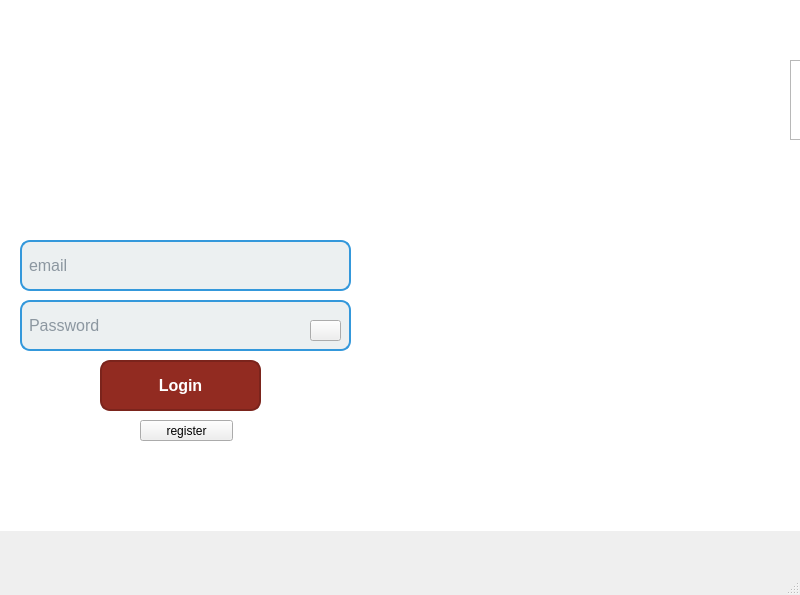
<?xml version="1.0" encoding="UTF-8"?>
<ui version="4.0">
 <class>MainWindow</class>
 <widget class="QMainWindow" name="MainWindow">
  <property name="enabled">
   <bool>true</bool>
  </property>
  <property name="geometry">
   <rect>
    <x>0</x>
    <y>0</y>
    <width>800</width>
    <height>595</height>
   </rect>
  </property>
  <property name="windowTitle">
   <string>MainWindow</string>
  </property>
  <widget class="QWidget" name="centralwidget">
   <widget class="QFrame" name="frame">
    <property name="geometry">
     <rect>
      <x>790</x>
      <y>60</y>
      <width>120</width>
      <height>80</height>
     </rect>
    </property>
    <property name="frameShape">
     <enum>QFrame::Shape::StyledPanel</enum>
    </property>
    <property name="frameShadow">
     <enum>QFrame::Shadow::Raised</enum>
    </property>
   </widget>
   <widget class="QLabel" name="label">
    <property name="geometry">
     <rect>
      <x>320</x>
      <y>110</y>
      <width>63</width>
      <height>20</height>
     </rect>
    </property>
    <property name="text">
     <string/>
    </property>
   </widget>
   <widget class="QLabel" name="label_4">
    <property name="geometry">
     <rect>
      <x>260</x>
      <y>50</y>
      <width>63</width>
      <height>20</height>
     </rect>
    </property>
    <property name="text">
     <string/>
    </property>
   </widget>
   <widget class="QLabel" name="label_5">
    <property name="geometry">
     <rect>
      <x>410</x>
      <y>60</y>
      <width>381</width>
      <height>381</height>
     </rect>
    </property>
    <property name="midLineWidth">
     <number>2</number>
    </property>
    <property name="text">
     <string/>
    </property>
    <property name="pixmap">
     <pixmap>../img/image.webp</pixmap>
    </property>
    <property name="scaledContents">
     <bool>true</bool>
    </property>
   </widget>
   <widget class="QLineEdit" name="txt_email">
    <property name="enabled">
     <bool>true</bool>
    </property>
    <property name="geometry">
     <rect>
      <x>20</x>
      <y>240</y>
      <width>331</width>
      <height>51</height>
     </rect>
    </property>
    <property name="statusTip">
     <string/>
    </property>
    <property name="styleSheet">
     <string notr="true">
        border: 2px solid #3498db;
        border-radius: 10px;
        padding: 5px;
        font-size: 16px;
        background-color: #ecf0f1;
        color: #2c3e50;</string>
    </property>
    <property name="inputMask">
     <string/>
    </property>
    <property name="cursorPosition">
     <number>0</number>
    </property>
    <property name="placeholderText">
     <string>email</string>
    </property>
   </widget>
   <widget class="QLineEdit" name="txt_password">
    <property name="geometry">
     <rect>
      <x>20</x>
      <y>300</y>
      <width>331</width>
      <height>51</height>
     </rect>
    </property>
    <property name="styleSheet">
     <string notr="true">
        border: 2px solid #3498db;
        border-radius: 10px;
        padding: 5px;
        font-size: 16px;
        background-color: #ecf0f1;
        color: #2c3e50;</string>
    </property>
    <property name="echoMode">
     <enum>QLineEdit::EchoMode::Password</enum>
    </property>
    <property name="placeholderText">
     <string>Password</string>
    </property>
   </widget>
   <widget class="QPushButton" name="btn_login">
    <property name="geometry">
     <rect>
      <x>100</x>
      <y>360</y>
      <width>161</width>
      <height>51</height>
     </rect>
    </property>
    <property name="styleSheet">
     <string notr="true">
        background-color: #e74c3c;
        color: white;
        font-size: 16px;
        font-weight: bold;
        padding: 10px;
        border-radius: 10px;
        border: 2px solid #c0392b;
        transition: 0.3s;
        background-color: #c0392b;
        border: 2px solid #a93226;
    
        background-color: #922b21;
        border: 2px solid #7b241c;</string>
    </property>
    <property name="text">
     <string>Login</string>
    </property>
   </widget>
   <widget class="QPushButton" name="btn_register">
    <property name="geometry">
     <rect>
      <x>140</x>
      <y>420</y>
      <width>93</width>
      <height>21</height>
     </rect>
    </property>
    <property name="text">
     <string>register</string>
    </property>
   </widget>
   <widget class="QLabel" name="label_2">
    <property name="geometry">
     <rect>
      <x>60</x>
      <y>30</y>
      <width>191</width>
      <height>161</height>
     </rect>
    </property>
    <property name="text">
     <string/>
    </property>
    <property name="pixmap">
     <pixmap>../img/image003.png</pixmap>
    </property>
   </widget>
   <widget class="QLabel" name="label_3">
    <property name="geometry">
     <rect>
      <x>0</x>
      <y>0</y>
      <width>801</width>
      <height>531</height>
     </rect>
    </property>
    <property name="styleSheet">
     <string notr="true">background:rgb(255, 255, 255);
color:rgb(255, 255, 255)</string>
    </property>
    <property name="text">
     <string>TextLabel</string>
    </property>
   </widget>
   <widget class="QPushButton" name="btn_eye_p">
    <property name="geometry">
     <rect>
      <x>310</x>
      <y>320</y>
      <width>31</width>
      <height>21</height>
     </rect>
    </property>
    <property name="text">
     <string/>
    </property>
    <property name="icon">
     <iconset>
      <normaloff>../img/eye-slash-solid.svg</normaloff>../img/eye-slash-solid.svg</iconset>
    </property>
   </widget>
   <zorder>label_3</zorder>
   <zorder>frame</zorder>
   <zorder>label</zorder>
   <zorder>label_4</zorder>
   <zorder>label_5</zorder>
   <zorder>txt_email</zorder>
   <zorder>txt_password</zorder>
   <zorder>btn_login</zorder>
   <zorder>btn_register</zorder>
   <zorder>label_2</zorder>
   <zorder>btn_eye_p</zorder>
  </widget>
  <widget class="QMenuBar" name="menubar">
   <property name="geometry">
    <rect>
     <x>0</x>
     <y>0</y>
     <width>800</width>
     <height>26</height>
    </rect>
   </property>
  </widget>
  <widget class="QStatusBar" name="statusbar"/>
 </widget>
 <resources/>
 <connections/>
</ui>
